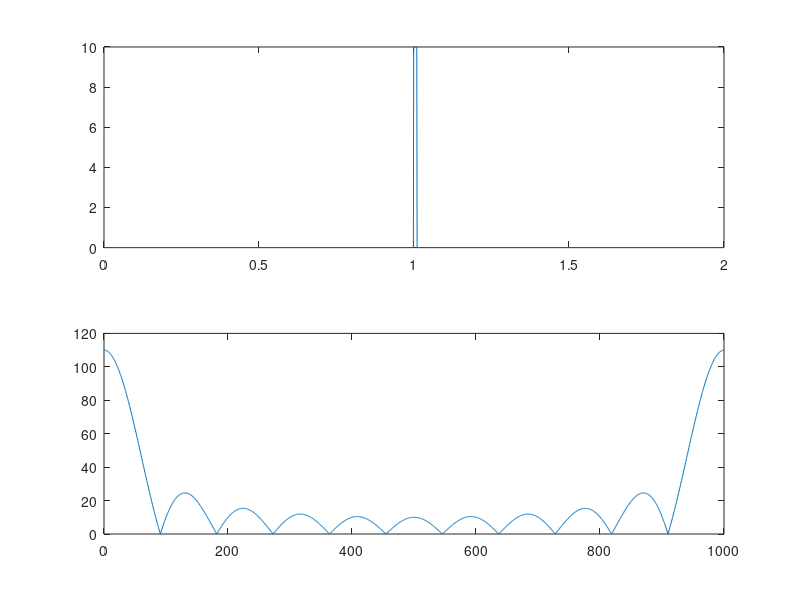

This figure's MATLAB source:
% Programa para ejemplificar la aplicación de la
% Transformada de Fourier
% NOMBRE    2026-09-XX
clc, clear, close all
% Parámetros para definir señales a analizar
Fs=1000;   % Cantidad de datos por segundo
dt=1/Fs;   % Delta de tiempo entre mediciones
N=2000;    % Cantidad de mediciones que necesito
t=(0:N)*dt;  % Vector de tiempo
fmax=1/dt; % Frecuencia máxima
df=Fs/N;   % Delta de frecuencia
f=(0:df:fmax); %Vector de frecuencia
% Definición de la señal a analizar
%frec=100;              % Frecuencia del armónico en Hz
%xt=sin(2*pi*frec*t);  % Definición del armónico
xt=zeros(size(t));
xt(1000)=10;
xt(1001)=10;
xt(1002)=10;
xt(1003)=10;
xt(1004)=10;
xt(1005)=10;
xt(1006)=10;
xt(1007)=10;
xt(1008)=10;
xt(1009)=10;
xt(1010)=10;
subplot(2,1,1),plot(t,xt)
% Transformada de Fourier
xf=abs(fft(xt));
subplot(2,1,2),plot(f,xf)
